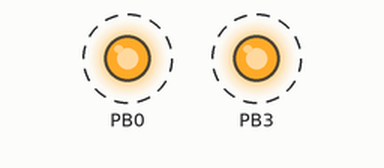
This program was run on a simulated ATmega328P, built with avr-gcc and emulated at 16 MHz. On the bench: output pins drawn as LEDs (lit = HIGH). Dashed ring = blinking.

Above: at 0.2 s.
Timing chart, 0 to 3.0 s (numbered marks = the images above):
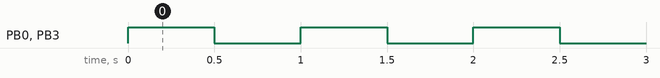

The program:

main.c
```c
/*
**************************************************************************************
* PROYECTO: 01_Blink_BareMetal
* AUTOR: Carlos Mamani Flores (UTN-FRT)
* DESCRIPCIÓN: Configuración básica de GPIO y manejo de retardos bloqueantes para
* hacer parpadear dos LEDs en los pines PB0 y PB3.
* TOOLCHAIN: GCC (avr-gcc) + VS Code + Makefile
**************************************************************************************
*/

#define F_CPU 16000000UL

/* --- Preámbulo --- */
#include <avr/io.h>         /* Definiciones de registros, pines y puertos */
#include <util/delay.h>      /* Funciones de tiempo basadas en ciclos de reloj */

int main(void) {

    /* --- Configuración de Hardware (Capa 0/1) --- */
    // Configuramos PB0 y PB3 como salidas (1) en el registro de dirección
    DDRB |= (1 << PB0) | (1 << PB3);

    /* --- Bucle de Eventos (Super Loop) --- */
    while (1) {

        // 1. Encendido de LEDs: Seteamos los bits correspondientes en el puerto
        PORTB |= (1 << PB0) | (1 << PB3);
        _delay_ms(500);

        // 2. Apagado de LEDs: Limpiamos los bits mediante máscara AND y NOT
        PORTB &= ~((1 << PB0) | (1 << PB3));
        _delay_ms(500);

    } /* Fin del Super Loop */

    return 0; // El flujo nunca llegará aquí
}
```

Measured:
- by itself, PB0, PB3: alternates HIGH for 0.50 s and LOW for 0.50 s
